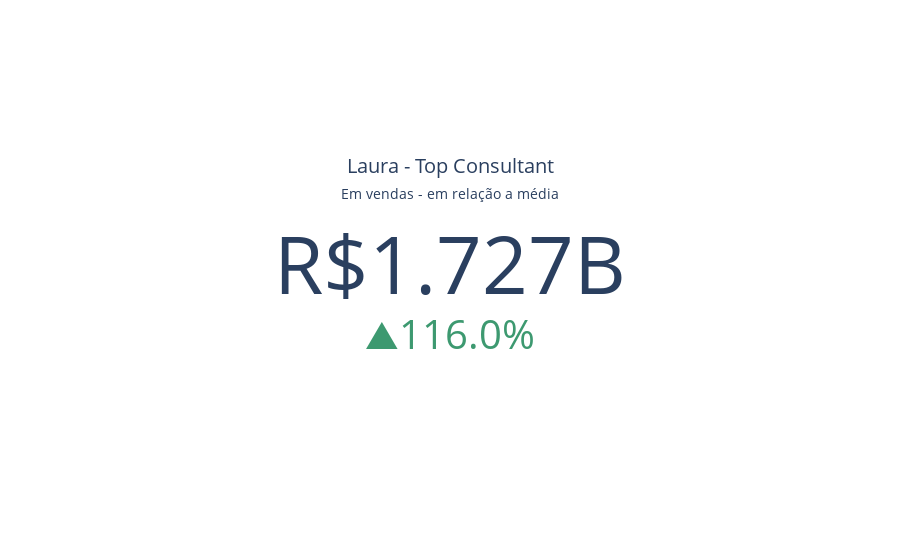

Notebook cell for this chart:
### Code cell
fig7 = go.Figure()
fig7.add_trace(go.Indicator(mode='number+delta', 
                            title = {"text": f"<span>{df5['Consultor'].iloc[0]} - Top Consultant</span><br><span style='font-size:70%'>Em vendas - em relação a média</span><br>"},
                            value = df5['Valor Pago'].iloc[0],
                            number = {'prefix':"R$"},
                            delta = {'relative':True, 'valueformat':'.1%', 'reference':df5['Valor Pago'].mean()}
                            ))

### Figure 1 — Plotly figure (JSON) as saved in the notebook; plotly's stock layout.template omitted (floating-point values rounded to 4 significant figures)
{"data": [{"delta": {"reference": 799500000, "relative": true, "valueformat": ".1%"}, "mode": "number+delta", "number": {"prefix": "R$"}, "title": {"text": "<span>Laura - Top Consultant</span><br><span style='font-size:70%'>Em vendas - em relação a média</span><br>"}, "type": "indicator", "value": 1727000000}], "layout": {}}
